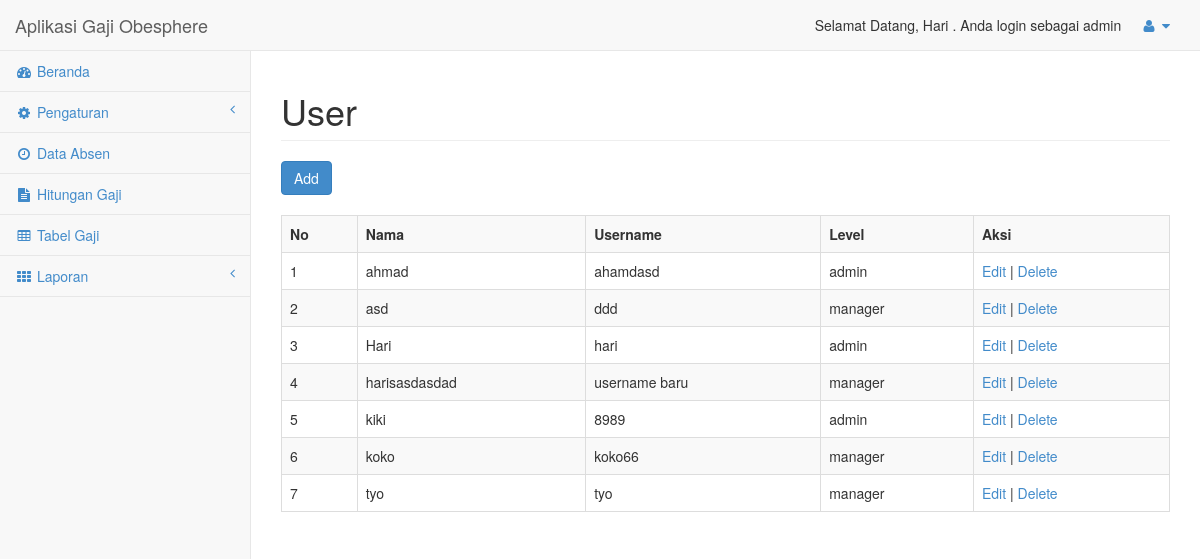
The page /index.php?route=user (signed in) on the database its author committed.
### tables this page shows
CREATE TABLE IF NOT EXISTS `user` (
`id_user` int(11) NOT NULL,
  `nama_user` varchar(25) NOT NULL DEFAULT '',
  `username` varchar(25) NOT NULL DEFAULT '',
  `password` varchar(100) NOT NULL DEFAULT '',
  `level` varchar(25) NOT NULL DEFAULT ''
);

### loader.php (called while the page is built)
<?php
$route = isset($_GET['route'])?$_GET['route']:'dashboard';
    include 'page/'.$route.'.php';
?>

### page/user.php (the view)
<div class="row">
    <div class="col-lg-12">
        <h1 class="page-header">User</h1>
    </div>
</div>
<div class="row">
    <div class="col-lg-12">
        <a href="index.php?route=useradd" class="btn btn-primary">Add</a> <br><br>
        <table class="table table-bordered table-striped">
            <tr>
                <th>No</th>
                <th>Nama</th>
                <th>Username</th>
                <th>Level</th>
                <th>Aksi</th>
            </tr>
            <?php
            $query = "SELECT * FROM user ORDER BY nama_user";
            $result = mysql_query($query);
            if (!$result)
            {
                die(mysql_error());
            }
            else
            {
                $no_urut = 1;
                while ($row = mysql_fetch_assoc($result))
                {
            ?>
                <tr>
                    <td><?php echo $no_urut++; ?></td>
                    <td><?php echo $row['nama_user']; ?></td>
                    <td><?php echo $row['username']; ?></td>
                    <td><?php echo $row['level']; ?></td>
                    <td>
                        <a href="index.php?route=useredit&id=<?php echo $row['id_user']; ?>">Edit</a> |
                        <a href="index.php?route=userdelete&id=<?php echo $row['id_user']; ?>" onclick="javascript: return confirm('Anda yakin ?')">Delete</a>
                    </td>
                </tr>
            <?php
                }
            }
            ?>
        </table>
    </div>
</div>

### header.php (shortened to what this page needs)
<!DOCTYPE html>
<html lang="en">
<head>
    <link href="css/bootstrap.min.css" rel="stylesheet">
    <link href="css/plugins/metisMenu/metisMenu.min.css" rel="stylesheet">
    <link href="css/plugins/timeline.css" rel="stylesheet">
    <link href="css/sb-admin-2.css" rel="stylesheet">
    <link href="css/plugins/morris.css" rel="stylesheet">
    <link href="font-awesome-4.1.0/css/font-awesome.min.css" rel="stylesheet" type="text/css">
    <link href="css/custom.css" rel="stylesheet">
    <link rel="stylesheet" href="css/datepicker.css"/>

### index.php (shortened to what this page needs)
<?php
include 'header.php';
?>
</head>
<body>
    <div id="wrapper">
        <?php include 'menu.php'; ?>
        <div id="page-wrapper">
            <?php include 'loader.php'; ?>
        </div>
    </div>
<?php include 'footer.php'; ?>

### menu.php (shortened to what this page needs)
<nav class="navbar navbar-default navbar-static-top" role="navigation" style="margin-bottom: 0">
    <div class="navbar-header">
        <a class="navbar-brand" href="index.html">Aplikasi Gaji Obesphere</a>
    </div>
    <ul class="nav navbar-top-links navbar-right">
        <li>
            Selamat Datang, <?php echo $_SESSION['nama_user']; ?>
            . Anda login sebagai <?php echo $_SESSION['level']; ?>
        </li>
        <li class="dropdown">
            <a class="dropdown-toggle" data-toggle="dropdown" href="#">
                <i class="fa fa-user fa-fw"></i>  <i class="fa fa-caret-down"></i>
            </a>
        </li>
    </ul>
    <div class="navbar-default sidebar" role="navigation">
        <div class="sidebar-nav navbar-collapse">
            <ul class="nav" id="side-menu">
                <li>
                    <a href="index.php?route=dashboard"><i class="fa fa-dashboard fa-fw"></i> Beranda</a>
                </li>
                <?php
                $boleh_lihat_setting = array('admin');
                if (in_array($_SESSION['level'],$boleh_lihat_setting)) {
                ?>
                <li>
                    <a href="#"><i class="fa fa-gear fa-fw"></i> Pengaturan<span class="fa arrow"></span></a>
                </li>
                <?php
                }
                ?>
                <?php
                $boleh_input_absen = array('admin','operator');
                if (in_array($_SESSION['level'],$boleh_input_absen)) {
                ?>
                <li>
                    <a href="index.php?route=absen"><i class="fa fa-clock-o fa-fw"></i> Data Absen</a>
                </li>
                <?php
                }
                ?>
                <?php
                $boleh_preview_gaji = array('admin','operator');
                if (in_array($_SESSION['level'],$boleh_preview_gaji)) {
                ?>
                <li>
                    <a href="index.php?route=previewgaji"><i class="fa fa-file-text fa-fw"></i> Hitungan Gaji</a>
                </li>
                <?php
                }
                ?>
                <?php
                $boleh_tabel_gaji = array('admin','operator');
                if (in_array($_SESSION['level'],$boleh_tabel_gaji)) {
                ?>
                <li>
                    <a href="index.php?route=tabelgaji"><i class="fa fa-table fa-fw"></i> Tabel Gaji</a>
                </li>
                <?php
                }
                ?>
                <?php
                $boleh_laporan = array('admin','manager');
                if (in_array($_SESSION['level'],$boleh_laporan)) {
                ?>
                <li>
                    <a href="index.php?route=laporan"><i class="fa fa-th fa-fw"></i> Laporan <span class="fa arrow"></span></a>
                </li>
                <?php
                }
                ?>
            </ul>
        </div>
    </div>
</nav>

### footer.php (shortened to what this page needs)
</body>
</html>

### css/sb-admin-2.css (style rules this page uses)
body { background-color: #f8f8f8; }
#wrapper { width: 100%; }
#page-wrapper { padding: 0 15px; min-height: 568px; background-color: #fff; }
@media (min-width:768px) { #page-wrapper { position: inherit; margin: 0 0 0 250px; padding: 0 30px; border-left: 1px solid #e7e7e7; } }
.navbar-top-links { margin-right: 0; }
.navbar-top-links li { display: inline-block; }
.navbar-top-links li:last-child { margin-right: 15px; }
.navbar-top-links li a { padding: 15px; min-height: 50px; }
.sidebar .sidebar-nav.navbar-collapse { padding-right: 0; padding-left: 0; }
.sidebar ul li { border-bottom: 1px solid #e7e7e7; }
.sidebar .arrow { float: right; }
.sidebar .fa.arrow:before { content: "\f104"; }
@media (min-width:768px) { .sidebar { z-index: 1; position: absolute; width: 250px; margin-top: 51px; } }

### rows shown on the page
user: nama_user "ahmad", username "ahamdasd", level "admin"
user: nama_user "asd", username "ddd", level "manager"
user: nama_user "Hari", username "hari", level "admin"
user: nama_user "harisasdasdad", username "username baru", level "manager"
user: nama_user "kiki", username "8989", level "admin"
user: nama_user "koko", username "koko66", level "manager"
user: nama_user "tyo", username "tyo", level "manager"

### other values the page prints
$_SESSION['nama_user'] "Hari"
$_SESSION['level'] "admin"
